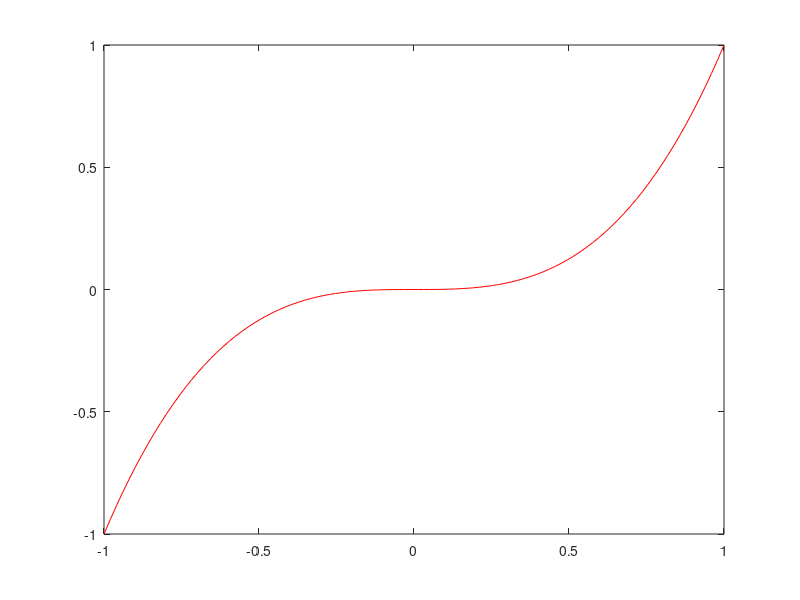

Write MATLAB code to recreate this figure.
% Regression test function (black box) for polyval
% This function is autogenerated by helpgen.py
function bbtest_success = bbtest_curvefit_polyval
  bbtest_success = 1;
NumErrors = 0;
try
  p = [1 0 0 0]
catch
  NumErrors = NumErrors + 1;
end
try
  x = linspace(-1,1);
catch
  NumErrors = NumErrors + 1;
end
try
  y = polyval(p,x);
catch
  NumErrors = NumErrors + 1;
end
try
  plot(x,y,'r-')
catch
  NumErrors = NumErrors + 1;
end
try
  mprint polyval1
catch
  NumErrors = NumErrors + 1;
end
if (NumErrors ~= 0) bbtest_success = 0; return; end
